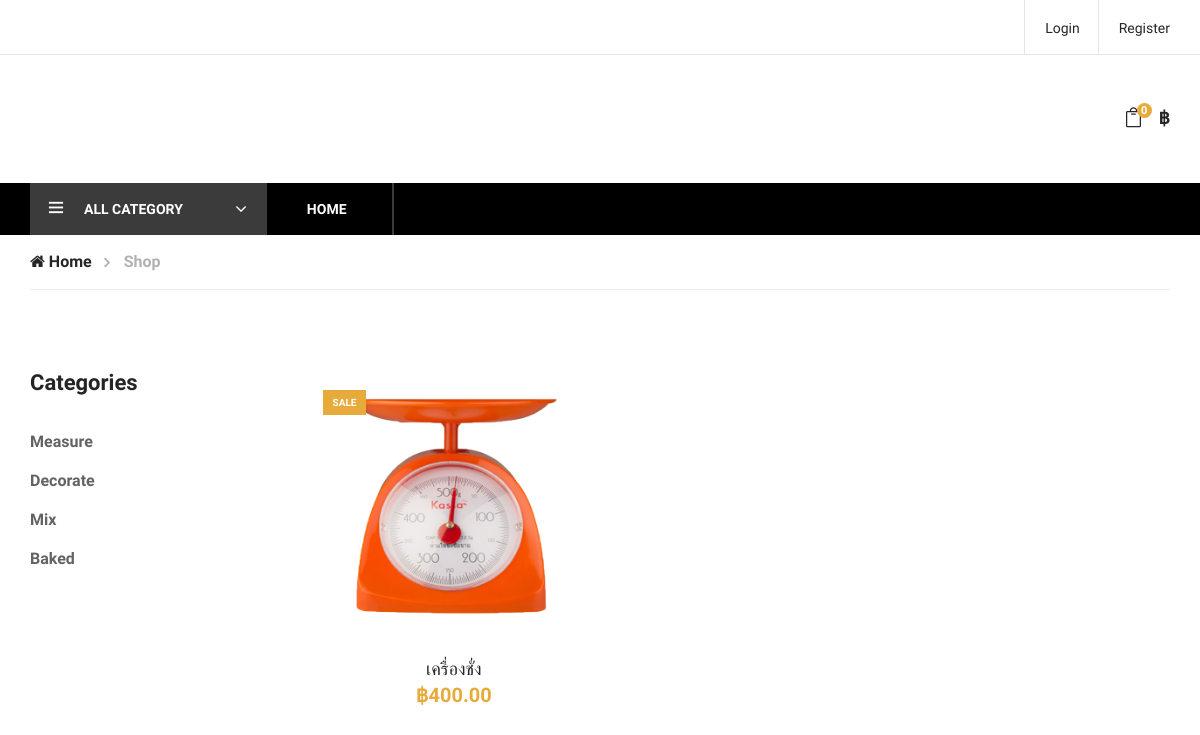
/shop.php?id=1, run on the app's committed database.
### tables this page shows
CREATE TABLE `type` (
  `type_id` int(11) NOT NULL,
  `type_name` varchar(255) NOT NULL,
  `type_img` longtext DEFAULT NULL
);

CREATE TABLE `product` (
  `pro_id` int(11) NOT NULL,
  `pro_name` varchar(100) NOT NULL,
  `pro_price` double(15,2) NOT NULL,
  `pro_quantity` varchar(100) NOT NULL,
  `pro_number` varchar(100) DEFAULT NULL,
  `pro_type` int(11) NOT NULL,
  `pro_detail` varchar(100) NOT NULL,
  `pro_img` varchar(100) NOT NULL
);

### shop.php (the view, shortened to what this page needs)
<?php
include('public/connectpdo.php');
$test = $_GET['id'];
?>
<!DOCTYPE html>
<html lang="zxx">
<head>
    <?php require_once __DIR__ . '/resource/head.php'; ?>
</head>
<body>
    <?php require_once __DIR__ . '/resource/navbar.php'; ?>
    <div class="breacrumb-section">
        <div class="container">
            <div class="row">
                <div class="col-lg-12">
                    <div class="breadcrumb-text">
                        <a href="index.php"><i class="fa fa-home"></i> Home</a>
                        <span>Shop</span>
                    </div>
                </div>
            </div>
        </div>
    </div>
    <section class="product-shop spad">
        <div class="container">
            <div class="row">
                <div class="col-lg-3 col-md-6 col-sm-8 order-2 order-lg-1 produts-sidebar-filter">
                    <div class="filter-widget">
                        <h4 class="fw-title">Categories</h4>
                        <ul class="filter-catagories">
                            <?php
                            $sql = "SELECT * FROM type";
                            $stmt = $db->prepare($sql);
                            $stmt->execute();
                            while($row = $stmt->fetch(PDO::FETCH_ASSOC)){
                                $t_id = $row['type_id'];
                                $name = $row['type_name'];
                            ?>
                            <li><a href="shop.php?id=<?=$t_id?>"><?=$name?></a></li>
                            <?php } ?>
                        </ul>
                    </div>
                </div>
                <div class="col-lg-9 order-1 order-lg-2">
                    <div class="product-list">
                        <div class="row">
                        <?php
                        $sql1 = "SELECT * FROM product WHERE pro_type = :test";
                        $stmt1 = $db->prepare($sql1);
                        $stmt1->bindparam(':test', $test);
                        $stmt1->execute();
                        while($row1 = $stmt1->fetch(PDO::FETCH_ASSOC)){
                            $pro_id = $row1['pro_id'];
                            $pro_name = $row1['pro_name'];
                            $pro_price = $row1['pro_price'];
                            $pro_img = $row1['pro_img'];
                        ?>
                            <div class="col-lg-4 col-sm-6">
                                <div class="product-item">
                                    <div class="pi-pic">
                                        <img src="admin/img/<?=$pro_img?>" alt="">
                                        <div class="sale pp-sale">Sale</div>
                                    </div>
                                    <div class="pi-text">
                                        <a href="product_detail.php?id=<?=$pro_id?>">
                                            <h5><?=$pro_name?></h5>
                                        </a>
                                        <div class="product-price">
                                            ฿<?=$pro_price?>
                                        </div>
                                    </div>
                                </div>
                            </div>
                        <?php } ?>
                        </div>
                    </div>
                </div>
            </div>
        </div>
    </section>
</body>
</html>

### data on the page
type: type_name "Measure"
type: type_name "Decorate"
type: type_name "Mix"
type: type_name "Baked"
product: pro_img (picture), pro_name "เครื่องชั่ง", pro_price "400.00"

### other printed values
$count "0"
